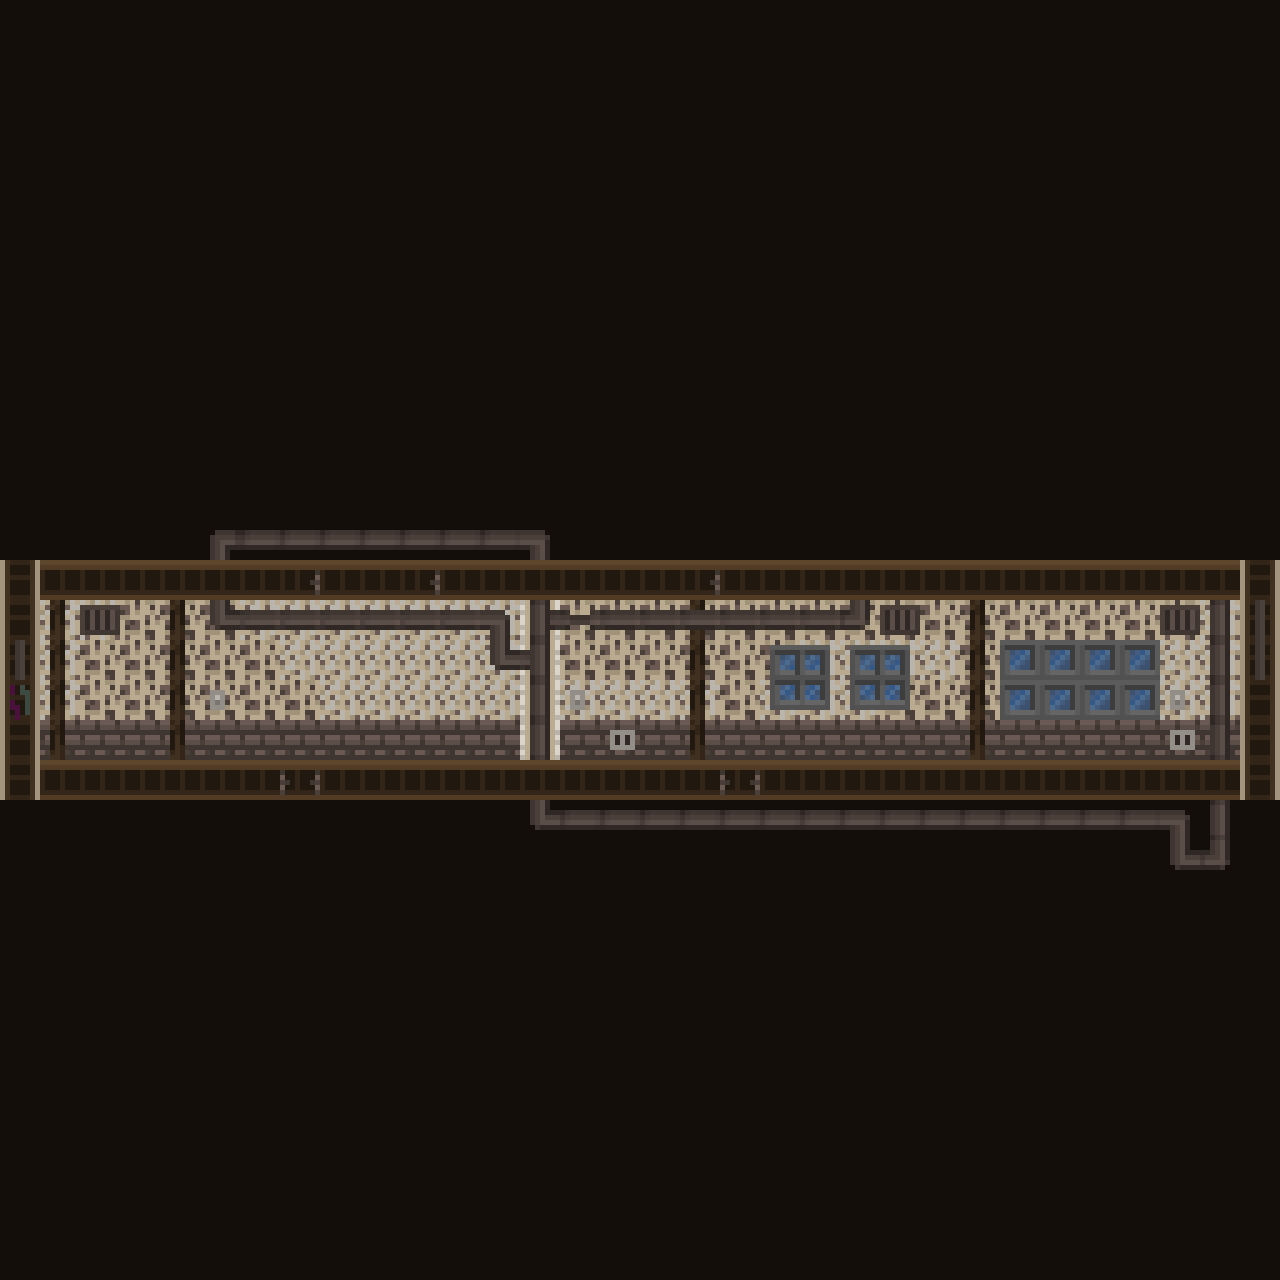

Rendered tile map (Tiled .tmx) drawn with the repository's tilesets; below, a short description and the map source with its tile grids summarised:
An orthogonal 32x32 tile map with 40x40 px tiles, 5 tile layers (bg, walls, subDecals, decals, ...) and 1 object (door).

<map version="1.0" orientation="orthogonal" renderorder="left-up" width="32" height="32" tilewidth="40" tileheight="40" nextobjectid="13">
 <tileset firstgid="1" name="tilesetBig" tilewidth="40" tileheight="40">
  <image source="../assets/tilesetBig.png" width="640" height="640" />
 </tileset>
 <layer name="bg" width="32" height="32">
  <data>[1024 cells, 1024 non-empty, 1 distinct tile ids]</data>
 </layer>
 <layer name="walls" width="32" height="32">
  <data>[1024 cells, 192 non-empty, 7 distinct tile ids]</data>
 </layer>
 <layer name="subDecals" width="32" height="32">
  <data>[1024 cells, 19 non-empty, 2 distinct tile ids]</data>
 </layer>
 <objectgroup name="objectsLayer">
  <object id="12" name="house" type="door" x="64.6667" y="653" width="89.3333" height="110">
   <properties>
    <property name="destX" value="240" />
    <property name="destY" value="800" />
    <property name="sprite" value="door" />
   </properties>
  </object>
 </objectgroup>
 <layer name="decals" width="32" height="32">
  <data>[1024 cells, 81 non-empty, 17 distinct tile ids]</data>
 </layer>
 <layer name="layer" width="32" height="32">
  <data>[1024 cells, 72 non-empty, 6 distinct tile ids]</data>
 </layer>
</map>
